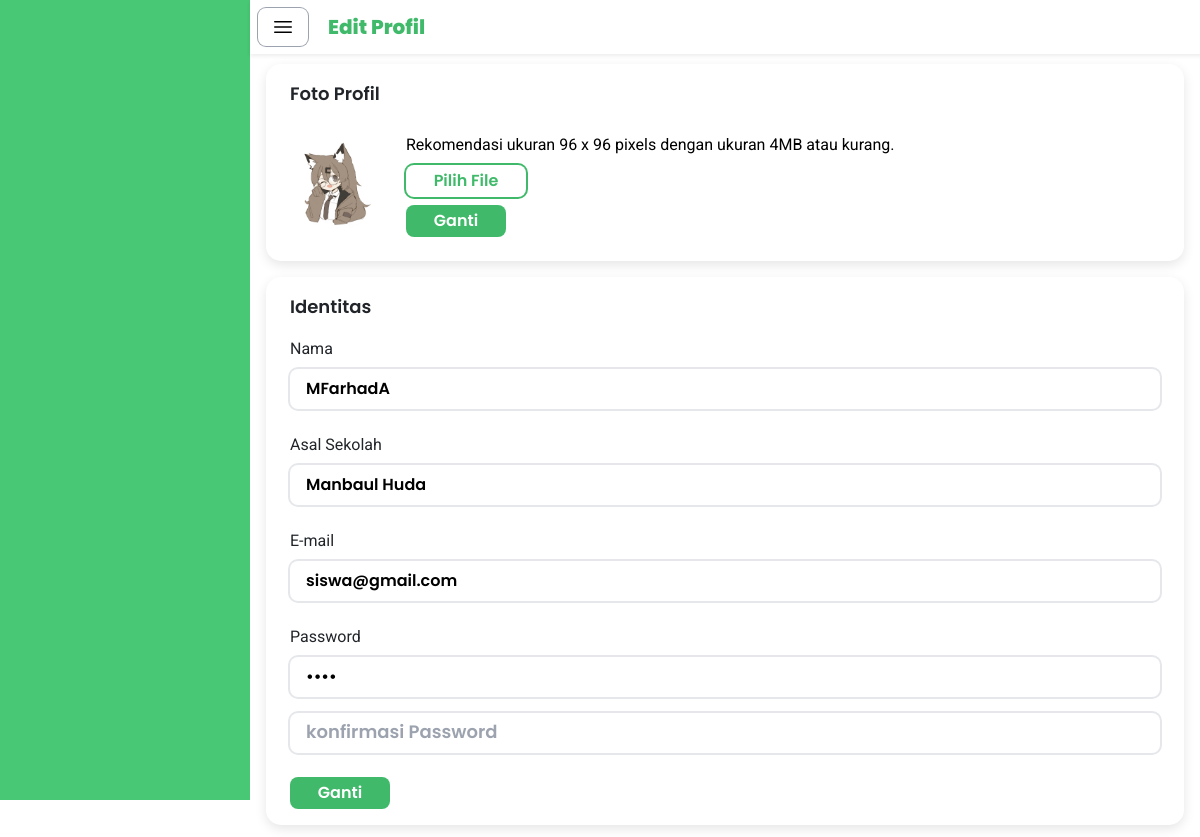
The app's page /siswa/edit_profil/index.php (signed in) with its own data.
### tables this page shows
CREATE TABLE IF NOT EXISTS `user` (
  `userID` int NOT NULL AUTO_INCREMENT,
  `email` varchar(255) NOT NULL,
  `password` varchar(255) NOT NULL,
  `name` varchar(255) NOT NULL,
  `profile_photo` varchar(255) NOT NULL,
  `role` int NOT NULL,
  PRIMARY KEY (`userID`)
);

### siswa/edit_profil/dataProfil.php (called while the page is built, shortened)
<?php
$servername = "localhost";
$username = "root";
$password = "";
$dbname = "study_tube";
$conn = new mysqli($servername, $username, $password, $dbname);
$user_id = $_SESSION['user_id'];
$sql = "SELECT u.name AS nama_siswa, u.email, u.profile_photo, us.name AS nama_sekolah, u.password
        FROM user u
        JOIN siswa si ON u.userID = si.userID
        JOIN sekolah s ON si.schoolID = s.schoolID
        JOIN user us ON s.userID = us.userID
        WHERE u.userID = ?";
$stmt = $conn->prepare($sql);
$stmt->bind_param("i", $user_id);
$stmt->execute();
$result = $stmt->get_result();;
$nama_siswa = '';
$email = '';
$profile_photo = '';
$nama_sekolah = '';
$password = '';
if ($result->num_rows > 0) {
    $user = $result->fetch_assoc();
    $nama_siswa = $user['nama_siswa'];
    $email = $user['email'];
    $profile_photo = $user['profile_photo'];
    $nama_sekolah = $user['nama_sekolah'];
    $password = $user['password'];
}
$dataProfil = [
    'nama' => $nama_siswa,
    'email' => $email,
    'profile_photo' => $profile_photo,
    'nama_sekolah' => $nama_sekolah,
    'password' => $password
];
?>

### siswa/edit_profil/index.php (the view, shortened to what this page needs)
<?php
    include 'dataProfil.php';
?>
<!DOCTYPE html>
<html lang="en">
<head>
    <script src="https://cdn.tailwindcss.com"></script>
    <link href="https://cdn.jsdelivr.net/npm/bootstrap@5.3.3/dist/css/bootstrap.min.css" rel="stylesheet">
    <link rel="stylesheet" href="/Study-Tube/siswa/style.css">
</head>
<body>
    <div id="sidebar" class="fixed top-0 left-0 h-screen bg-[#40BA6A]"></div>
    <div id="mainContent" class="main-content">
        <div class="fixed top-0 w-full bg-white z-50 shadow-sm">
            <div class="flex items-center space-x-5 p-2">
                <button id="toggleSidebar" class="btn rounded-lg ring-1 ring-gray-400 bg-white">
                    <svg xmlns="http://www.w3.org/2000/svg" fill="none" viewBox="0 0 24 24" stroke-width="1.5" stroke="black" class="size-6">
                        <path stroke-linecap="round" stroke-linejoin="round" d="M3.75 6.75h16.5M3.75 12h16.5m-16.5 5.25h16.5" />
                    </svg>
                </button>
                <h1 class="font-poppins font-extrabold text-[#40BA6A] text-xl my-auto">Edit Profil</h1>
            </div>
        </div>
        <div class="container mt-12 p-3">
            <div class="col-rounded-shadow mx-auto p-2 px-4 h-auto w-auto py-3">
                <div class="font-poppins text-lg mb-3 mx-auto">Foto Profil</div>
                <form method="POST" action="updateFotoProfil.php" enctype="multipart/form-data">
                    <div class="flex space-x-10 p-2 ml-2 items-center">
                        <div class="flex-shrink-0 overflow-hidden w-[60px] h-[60px] rounded-full scale-150">
                            <img id="foto_profil" src="<?php echo $dataProfil['profile_photo']; ?>" class="w-full h-full object-cover">
                        </div>
                        <div class="flex-grow ml-4">
                            <span class="font-roboto font-normal text-black">
                                Rekomendasi ukuran 96 x 96 pixels dengan ukuran 4MB atau kurang.
                            </span>
                            <div class="flex flex-auto mt-2 space-x-3 w-auto">
                                <div class="flex flex-col space-y-2">
                                    <div class="flex flex-row">
                                        <label for="profile_photo"
                                            class="py-1 px-6 w-[120px] text-[#40BA6A] font-semibold rounded-lg bg-white ring-2 ring-[#40BA6A] font-poppins cursor-pointer text-center">
                                            Pilih File
                                        </label>
                                        <span id="fileNameDisplay"
                                            style="width: 150px; overflow: hidden; white-space: nowrap; text-overflow: ellipsis; display: inline-block;"
                                            class="font-roboto font-normal text-black mt-1 ml-2">
                                        </span>
                                    </div>
                                    <button type="submit"
                                            class="py-1 px-6 w-[100px] text-white font-semibold rounded-lg bg-[#40BA6A] font-poppins cursor-pointer">
                                        Ganti
                                    </button>
                                </div>
                            </div>
                        </div>
                    </div>
                </form>
            </div>
            <form action="editProfil.php" method="POST">
                <div class="col-rounded-shadow mx-auto p-2 px-4 h-auto w-auto py-3 mt-3">
                    <div class="font-poppins text-lg mb-3 mx-auto">Identitas</div>
                    <div class="font-roboto font-normal mb-2 mx-auto">Nama</div>
                    <div class="relative flex items-center w-full mb-4">
                        <input
                            type="text"
                            name="nama"
                            value="<?php echo $dataProfil['nama']; ?>"
                            class="w-full pl-4 pr-4 py-2 rounded-lg bg-white text-black font-poppins placeholder-gray-400 outline-none ring-2 ring-gray-200 focus:ring focus:ring-[#40BA6A]"
                        />
                    </div>
                    <div class="font-roboto font-normal mb-2 mx-auto">Asal Sekolah</div>
                    <div class="relative flex items-center w-full mb-4">
                        <input
                            type="text"
                            name="nama_sekolah"
                            value="<?php echo $dataProfil['nama_sekolah']; ?>"
                            class="w-full pl-4 pr-4 py-2 rounded-lg bg-white text-black font-poppins placeholder-gray-400 outline-none ring-2 ring-gray-200 focus:ring focus:ring-[#40BA6A]"
                        />
                    </div>
                    <div class="font-roboto font-normal mb-2 mx-auto">E-mail</div>
                    <div class="relative flex items-center w-full mb-4">
                        <input
                            type="text"
                            name="email"
                            value="<?php echo $dataProfil['email']; ?>"
                            class="w-full pl-4 pr-4 py-2 rounded-lg bg-white text-black font-poppins placeholder-gray-400 outline-none ring-2 ring-gray-200 focus:ring focus:ring-[#40BA6A]"
                        />
                    </div>
                    <div class="font-roboto font-normal mb-2 mx-auto">Password</div>
                    <div class="relative flex items-center w-full mb-3">
                        <input
                            type="password"
                            name="password"
                            value="<?php echo $dataProfil['password']; ?>"
                            class="w-full pl-4 pr-4 py-2 rounded-lg bg-white text-black font-poppins placeholder-gray-400 outline-none ring-2 ring-gray-200 focus:ring focus:ring-[#40BA6A]"
                        />
                    </div>
                    <div class="relative flex items-center w-full mb-4">
                        <input
                            type="password"
                            name="password_confirmation"
                            placeholder="konfirmasi Password"
                            class="w-full pl-4 pr-4 py-2 rounded-lg bg-white text-black font-poppins placeholder-gray-400 outline-none ring-2 ring-gray-200 focus:ring focus:ring-[#40BA6A]"
                        />
                    </div>
                    <button type="submit" class="py-1 px-6 w-[100px] text-white font-semibold rounded-lg bg-[#40BA6A] font-poppins cursor-pointer">
                        Ganti
                    </button>
                </div>
            </form>
        </div>
    </div>
</body>
</html>

### siswa/style.css (style rules this page uses)
input::placeholder { font-family: 'Poppins', sans-serif; font-weight: 600; font-size: 18px; color: #888; }
.font-poppins { font-family: 'Poppins', sans-serif; font-weight: 600; }
.col-rounded-shadow { border-radius: 15px; box-shadow: 0px 4px 12px rgba(0, 0, 0, 0.1); }
.font-roboto { font-family: 'Roboto', sans-serif; font-weight: 600; }
#sidebar { height: 100vh; position: fixed; top: 0; left: 0; z-index: 10; transition: transform 0.3s ease-in-out; width: 250px; background-color: #48c774; color: white; }
.main-content { margin-left: 250px; transition: margin-left 0.3s ease-in-out; }

### records on screen
user: profile_photo (picture), nama "MFarhadA", nama_sekolah "Manbaul Huda", email "siswa@gmail.com"
